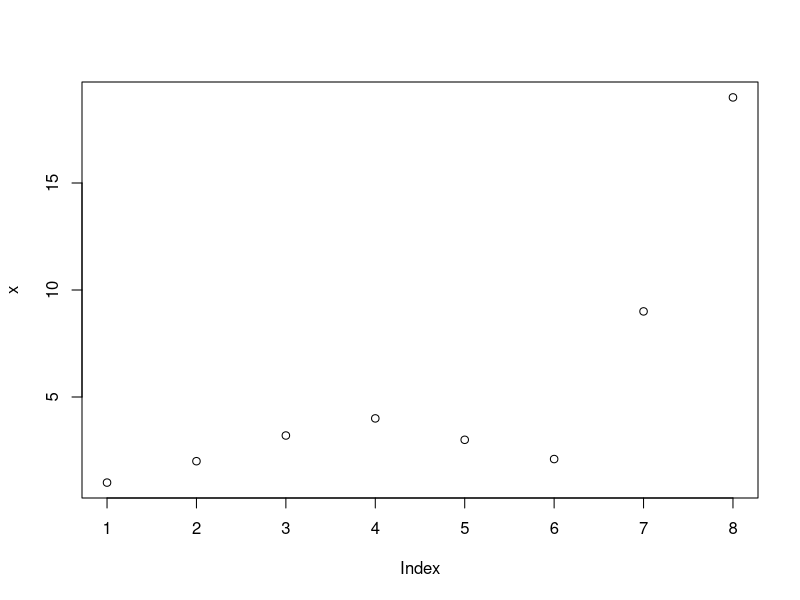
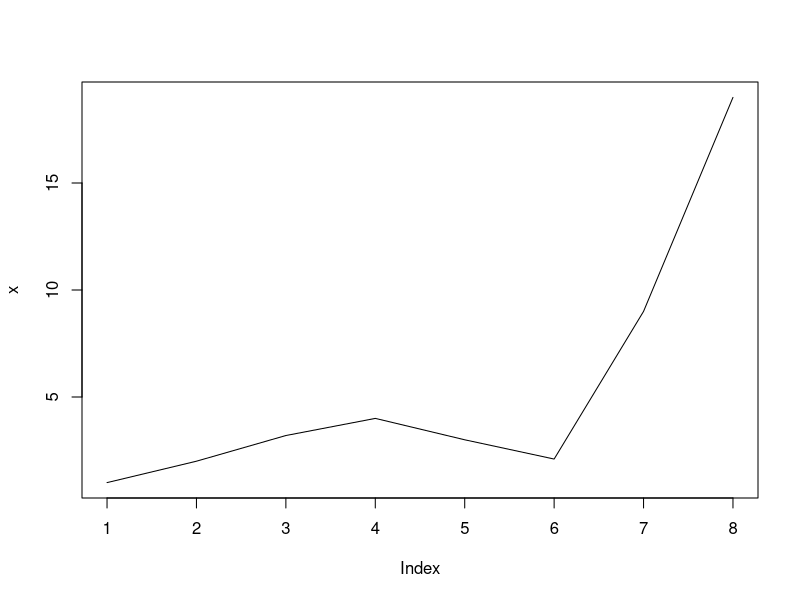
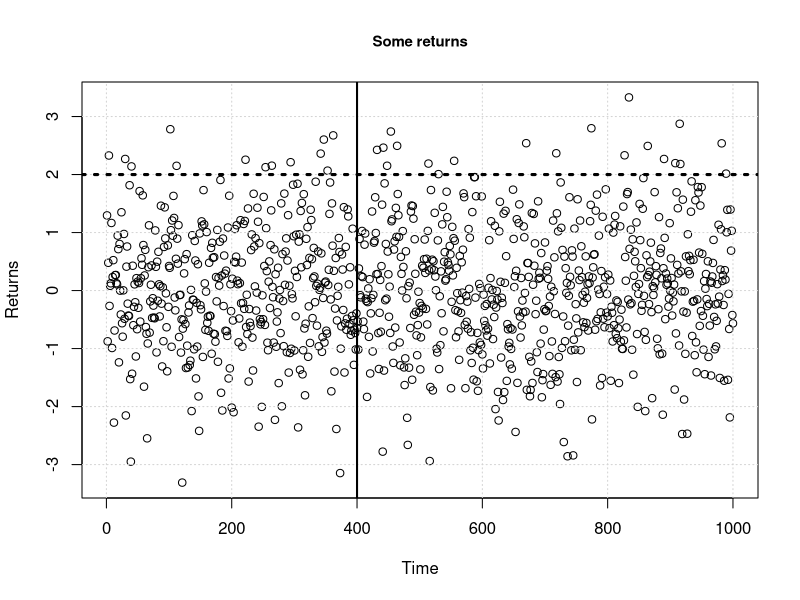
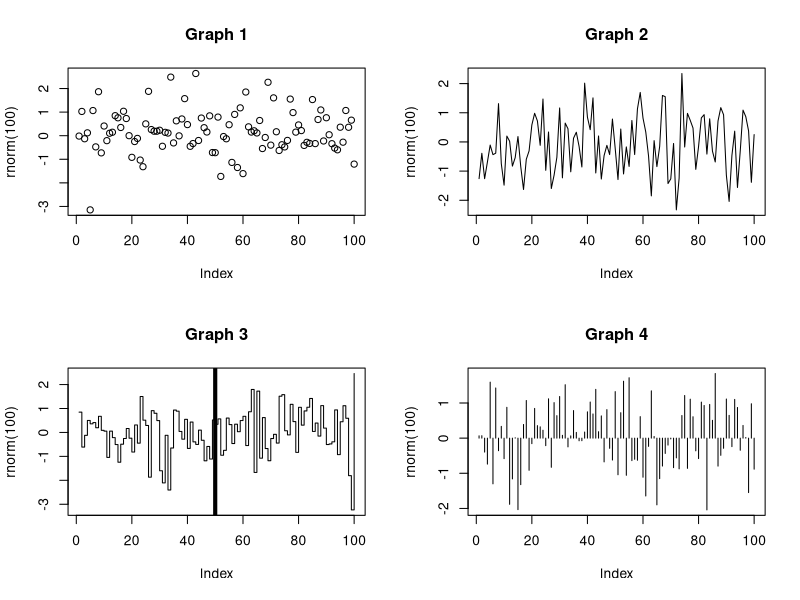
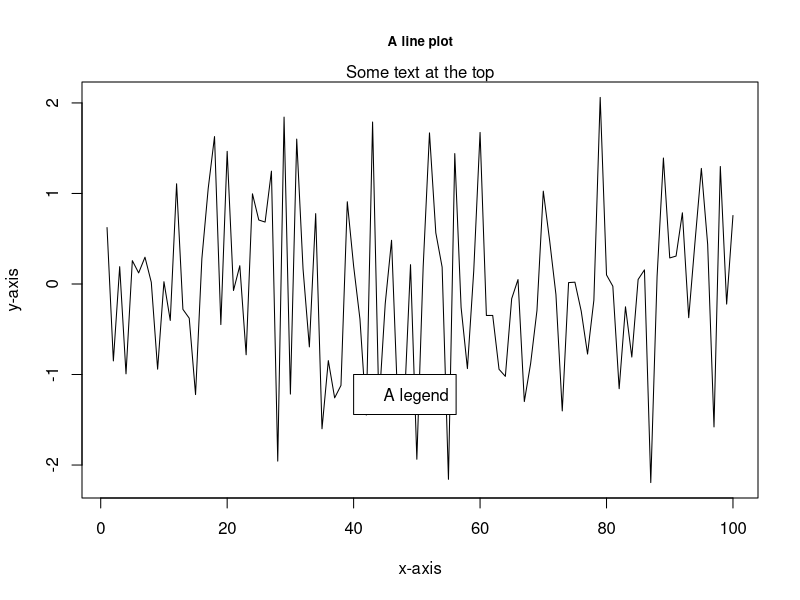

Generate these figures, in order, with R:
#####################################################################
######################## toolsOfTheTrade.r ##########################
#####################################################################

# Purpose
# -------------------------------------------------------------------
# Simple Commands using R, syntax review, common data containers
#
# Note that I will often call the variable immediately after assigning it in
# order to print to the console (the file can be executed with Rscript filename

# Basic Math
# -------------------------------------
# R can be used as a scientific calculator to evaluate expressions

1+1
sqrt(2)
20 + (26.8 * 23.4) / 2 + exp(1.34) * cos(1)
sin(1)
5^4
sqrt(-1 + 0i)

# Advanced mathematical operations are also possible
integrand <- function(x) 1 / ((x + 1) * sqrt(x))
integrate(integrand, lower = 0, upper = Inf)

# Variables and assignment
# -------------------------------------
# The assignment of a value to a variable is accomplished via the <- operation
x <- 3
x

x <- x + 1
x

z <- x^2
z

z <- "hello quants"
z

y <- "a"
y

Z <- sqrt(2)
Z

# Dots are acceptable in variable names
new.X <- 2.3
new.X

# Note that assignment via = is acceptable too, but for a more functional style
# I will continue to use <-


# Data Containers
# -------------------------------------
# Important and common data containers in R are vectors, matrices, data frames,
# lists, and environments

# Using the concatenation operator c() object
first_vector <- c(1, 2, 3, 4, 5, 6)
first_vector

second_vector <- c("a", "b", "hello")
second_vector

# Note the 2 and 23 are converted to strings
third_vector <- c("a", 2, 23)
third_vector

# It is straightforward to concatenate vectors and elements
new_vector <- c(first_vector, 7, 8, 9, second_vector)
new_vector

# Note that R is 1-indexed (unlike python which is 0-indexed)
example_1 <- new_vector[4]
example_1

# Extract the 5th and 8th elements
example_2 <- new_vector[c(5,8)]
example_2

# Vectorization is also supported in R
x <- c(1, 5, 10, 15, 20)

x2 <- x * 2
x2

x3 <- x ^2
x3

x4 <- x / x2
x4

x5 <- round(x * (x / x2) ^ 3.5 + sqrt(x4), 3)
x5

x6 <- round(c(c(x2[2:4], x3[1:2]), x5[4]), 2)
x6

# The matrix() object
# ---------------------------
# Matrices are stored in columnar format
my_matrix <- matrix(c(1, 2, 3, 4, 5, 6), nrow =2, ncol = 3)
my_matrix

# To arrange by row format:
my_matrix <- matrix(c(1, 2, 3, 4, 5, 6), nrow =2, ncol = 3, byrow = TRUE)
my_matrix

# A matrix is an object and has certain attributes as a result, lets create a
# matrix with its rows and columns labelled
dimnames(my_matrix) <- list(c("one", "hello"), c("column1", "column2", "column3"))
my_matrix

# We can now query the matrix for its attributes
attributes(my_matrix)

# To extract an element
ans <- my_matrix[1,3]
ans

# Operations on matrices can also be vecorized
new_matrix_1 <- my_matrix * my_matrix
new_matrix_1

new_matrix_2 <- sqrt(my_matrix)
new_matrix_2

# Vectorization and single element operations can be used in tandem
mat1 <- matrix(rnorm(1000), nrow = 100)
round(mat1[1:5, 2:6],3)

mat2 <- mat1[1:25, ] ^ 2
head(round(mat2,0), 9)[,1:7]

# The data.frame() object
# ---------------------------
# It's helpful to think of the data.frame() object as a single spreadsheet. It
# is a hybrid, two-dimensional container that can include different variable
# types at the same time. When data is read into R from an external environment
# it usually results in a data.frame() object

df <- data.frame(price = c(89.2, 23.2, 21.2),
                 symbol = c("MOT", "AAPL", "IBM"),
                 action = c("Buy", "Sell", "Buy"))
df

# Factors are a convenient data type that can assist in the categorization of
# data, to explicitly disable use the stringsAsFactors = FALSE argument
df3 <- data.frame(price = c(89.2, 23.2, 21.2),
                  symbol = c("MOT", "AAPL", "IBM"),
                  action = c("Buy", "Sell", "Buy"),
                  stringsAsFactors = FALSE)
class(df3$symbol)

# To find out what arguments are available for standard R functions use ? in
# front of the function
#?data.frame #suppress the output incase running as a script

# Dataframes can also be indexed via [ , ]
price <- df[1, 1]
price

# Intentionally show that R will throw an error if cols are different lengths
#df2 <- data.frame(col1 = c(1, 2, 3), col2 = c(1, 2, 3, 4))

# The $ operator extracts data columns by name
symbols <- df$symbol
symbols

# The "Levels" descriptor for the symbols implies that the type is a "factor
class(symbols)

# But remember we can set this type casting off as we did with df3 above
symbols <- df3$symbol
symbols

# The list() object
# ---------------------------
# The list object is very useful in that it is a more general container and can
# store objects of different types and sizes

my_list <- list(a = c(1, 2, 3, 4, 5),
                b = matrix(1:10, nrow = 2, ncol = 5),
                c = data.frame(price = c(89.3, 98.2, 21.2),
                               stock = c("MOT", "IBM", "CSCO")))
my_list

# Lists can be indexed by passing a number or by passing the element name into
# a double bracket operator [[]]
first_element <- my_list[[1]]
first_element

second_element <- my_list[["b"]]
second_element
class(second_element)

# Note that single brackets extract a section of a list (which is a list as a
# result), double brackets return an element of the list

part_of_list <- my_list[c(1, 3)]
part_of_list
class(part_of_list)

# length() returns the size of a list
length(my_list)

# The new.env() object
# ---------------------------
# The environment object is a powerful data structure in R due to leveraging
# quite a bit of it's inner workings "under the hood. It is most similar to a
# list object in the variability of what size and type of objects it can store
# but also has an added reference layer to a parent environment. Reference
# Semantics entail that variables do not store objects by their values but
# rather their address in memory, so only the address is passed around rather
# than the entire object. In short Environments are often used to emulate
# hash maps with O(1) lookup performance.

env <- new.env()
# Just as with lists we can assign by [[]] or by $
env[["first"]] <- 5
env[["second"]] <- 6
env$third <- 7

# Note that calling the object won't display it's contents but rather it's
# hexadecimal memory address
env

# ls() is needed in order to access names
ls(env)

# To obtain values associated with the names we can use the get() method
get("first", envir = env)

# Remove elements from an environment with rm()
rm("second", envir = env)
ls(env)

# Note that because environments use Reference Semantics, creating a copy of an
# environment than altering it, will also alter the original environment
# because the same underlying memory addresses/ pointers are always used

env_2 <- env
env_2$third <- 42
get("third", envir = env) # will be 42 even though we didn't directly change env

# Plotting
# -------------------------------------
# R has decent plotting/graphing capabilities even in the base installation.
# The more advanced graphing functionality is provided by external packages
# such as ggplot2, ggvis, rCharts, and rgl, all available on CRAN.

# The plot() command
# ---------------------------
# Create a vector of numbers x and plot them
# NOTE: running via terminal/ shell with Rscript will not create plot windows.
# These lines/ this section is more convenient in the R console or RStudio
x <- c(1,2, 3.2, 4, 3, 2.1, 9, 19)
plot(x)

# The type argument can be used to modify the graph, (say you want a line plot)
plot(x, type = 'l')

# Some nicer plotting (axis labels, title, grid, etc)
plot(rnorm(1000), main = "Some returns", cex.main = 0.9, xlab = "Time", ylab =
       "Returns")

# Superimpose a basic grid
grid()

# Create a few vertical and horizontal lines
abline(v = 400, lwd = 2, lty = 1)
abline(h = 2, lwd = 3, lty = 3)

# The par() command is used to query or set up global parameters that can be
# used to by all subsequent calls to plot() (like subplot set up)

# Create a 2-row, 2-column format
par(mfrow = c(2,2))

# First plot (points)
plot(rnorm(100), main = "Graph 1")

# Second plot (lines)
plot(rnorm(100), main = "Graph 2", type = "l")

# Third plot (steps) with a vertical line
plot(rnorm(100), main = "Graph 3", type = "s")
abline(v = 50, lwd = 4)

# Forth plot
plot(rnorm(100), type = "h", main = "Graph 4")

# Reset plot window
par(mfrow = c(1, 1))

# Add some text and a legend to a plot
plot(rnorm(100), main = "A line plot",
     cex.main = 0.8,
     xlab = "x-axis",
     ylab = "y-axis",
     type = "l")

# Extra text
mtext("Some text at the top", side = 3)

# At x = 40 and y = -1 coordinates add a legend
legend(40, -1, "A legend")

# The formals() function can also be used to extract the arguments of a function
formals(plot.default)

# Function
# -------------------------------------

# Add up all integers between 1 and 100, functionally
ans <- sum(1:100)
ans

# Imperitively we could write
answer <- 0
for(i in 1:100) {
  answer <- answer + i
}
answer

# The following few functions are worth memorizing

# Create 100 standard normals
x <- rnorm(100, mean = 0, sd = 1)
x

# Find the length of a vector x
length(x)

# Compute the mean of x
mean(x)

# Compute the standard deviation of x
sd(x)

# Compute the median value of x
median(x)

# Compute the range (min, max) of x
range(x)

# Find the sum of all the numbers in x
sum(x)

# Do a cumulative sum of the values in x
cumsum(x)

# Display the first three elements of x
head(x, 3)

# Display summary statistics on x
summary(x)

# Sortt x from largest to smallest
sort(x, decreasing = TRUE)

# Compute the successive difference in x
diff(x)

# Create an integer sequence from 1 to 10
1:10

# Create a sequence from 1 to 10 with step size 0.1
seq(1, 10, 0.1)

# Print the string hello to the screen
print("hello")

# Example of a conditional statement / loop
# Define a boolean variable
my_boolean <- 1 == 2

if(my_boolean) {
  print("not correct")
} else {
  print("XYZ")
}

# for() loop examples
for(i in 1:5) {
  cat(i, "\n")
}

some_list <- list()
for(z in c("hello", "goodbye")) {
  some_list[[z]] <- z
}
some_list


